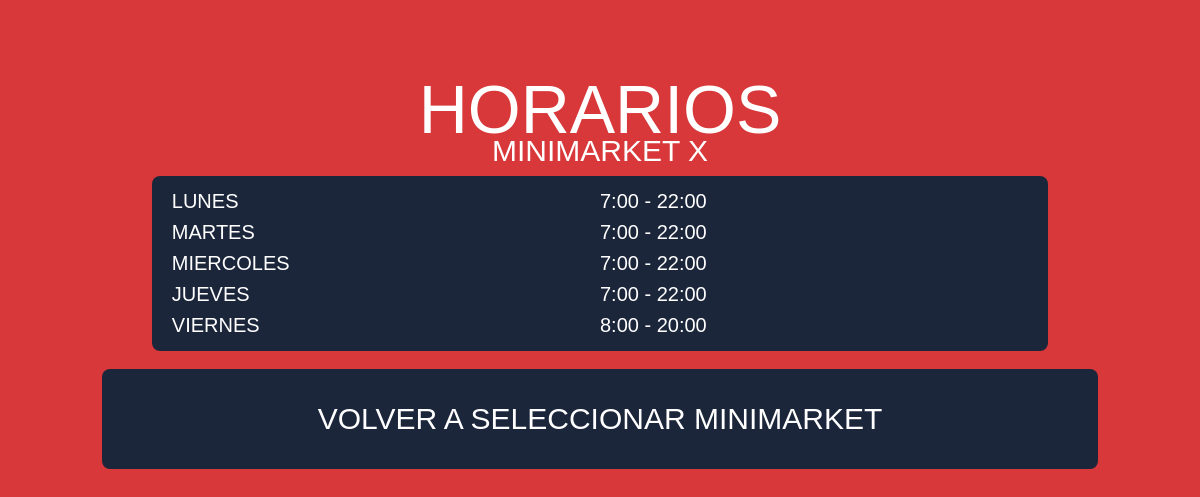
The app's page /horario/1 (signed in) with its own data.
### tables this page shows
CREATE TABLE minimarkets (
        id INTEGER PRIMARY KEY AUTOINCREMENT,
        name TEXT NOT NULL,
        location TEXT NOT NULL,
        mon TEXT NOT NULL DEFAULT '7:00 - 22:00',
        tue TEXT NOT NULL DEFAULT '7:00 - 22:00',
        wed TEXT NOT NULL DEFAULT '7:00 - 22:00',
        thu TEXT NOT NULL DEFAULT '7:00 - 22:00',
        fri TEXT NOT NULL DEFAULT '8:00 - 20:00'
    );

### app.py (the view, shortened to what this page needs)
@app.route("/horario/<int:market_id>")
@login_required
def horario(market_id):
    db = get_db()
    market = db.execute(
        "SELECT * FROM minimarkets WHERE id = ?",
        (market_id,)
    ).fetchone()
    if not market:
        return redirect(url_for("markets"))
    return render_template(
        "horario.html",
        market=market
    )

### app.py (called while the page is built)
def get_db():
    if "db" not in g:
        g.db = sqlite3.connect(DATABASE)
        g.db.row_factory = sqlite3.Row
        g.db.execute("PRAGMA foreign_keys = ON")
    return g.db

@app.before_request
def ensure_db():
    init_db()

def login_required(view):
    @wraps(view)
    def wrapped(*args, **kwargs):
        if "user_id" not in session:
            return redirect(url_for("login"))
        return view(*args, **kwargs)
    return wrapped

@app.context_processor
def globals_for_templates():
    return {"session_user": session.get("username")}

### templates/horario.html
{% extends "base.html" %}
{% block content %}
<h1 class="title">HORARIOS</h1>
<div class="subtitle">{{ market.name }}</div>
<div class="horario">
  <div class="horario-row">
    <span>LUNES</span>
    <span>{{ market.mon }}</span>
  </div>
  <div class="horario-row">
    <span>MARTES</span>
    <span>{{ market.tue }}</span>
  </div>
  <div class="horario-row">
    <span>MIERCOLES</span>
    <span>{{ market.wed }}</span>
  </div>
  <div class="horario-row">
    <span>JUEVES</span>
    <span>{{ market.thu }}</span>
  </div>
  <div class="horario-row">
    <span>VIERNES</span>
    <span>{{ market.fri }}</span>
  </div>
</div>
<a
  class="btn"
  href="{{ url_for('markets', market_id=market.id) }}"
  >
  VOLVER A SELECCIONAR MINIMARKET
</a>
{% endblock %}

### static/style.css (style rules this page uses)
:root { --red:#D8383A; --navy:#1C263B; --cream:#FDFBF6; --yellow:#F9B42D; --green:#22C7B7; --white:#fff; --text:#060606; }
* { box-sizing:border-box }
html,body { margin:0; min-height:100%; font-family:Arial,Helvetica,sans-serif; background:var(--red);color:var(--white) }
body { min-height:100vh }
.title { margin:0 0 8px; text-align:center; font-size:clamp(44px,8vw,68px); font-weight:300; }
.subtitle { text-align:center; font-size:30px; font-weight:400; margin:-22px 0 8px }
.btn { display:flex; align-items:center; justify-content:center; width:100%; min-height:100px; margin:18px 0; border:0; border-radius:8px; background:var(--navy); color:var(--white); font-size:30px; font-weight:400; text-decoration:none; cursor:pointer; padding:12px 18px; text-align:center }
.horario { width:90%; margin:0 auto; padding-top:10px; padding-right:20px; padding-bottom:10px; padding-left:20px; background:var(--navy); border-radius:8px; }
.horario-row { display:grid; grid-template-columns:1fr 1fr; font-size:20px; padding:4px 0 }

### records on screen
minimarkets: name "MINIMARKET X", mon "7:00 - 22:00", tue "7:00 - 22:00", wed "7:00 - 22:00", thu "7:00 - 22:00", fri "8:00 - 20:00"
